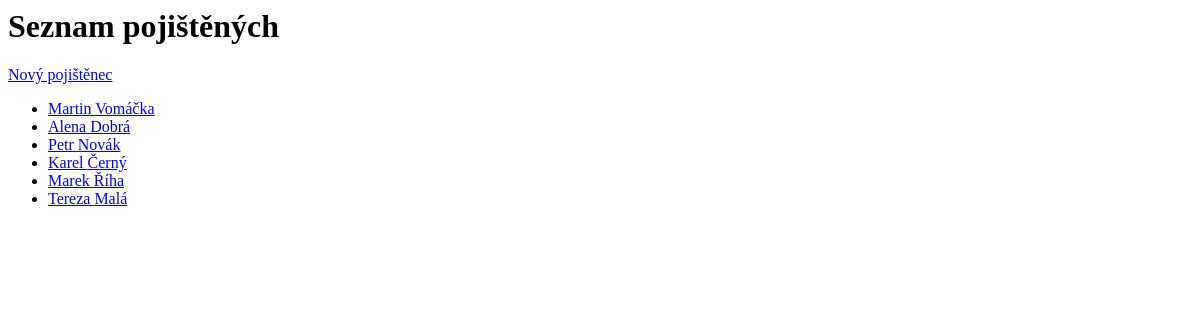
The app's page /pojisteni/, older data.
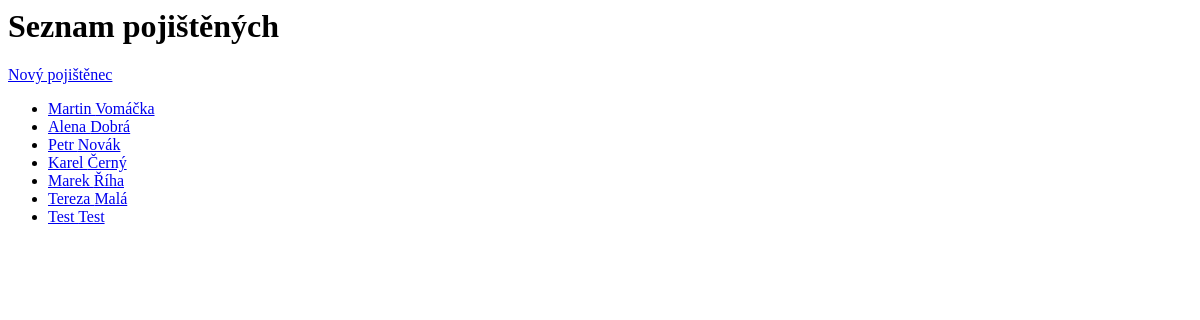
The same page, newer data.
### pojisteni/models.py (models this page shows, shortened)
class Pojisteny(models.Model):
    jmeno = models.CharField(max_length=100)
    prijmeni = models.CharField(max_length=100)
    email = models.EmailField()
    cislo_popisne = models.CharField(max_length=10)
    telefon = models.CharField(max_length=20)
    ulice = models.CharField(max_length=100)
    psc = models.CharField(max_length=10)
    mesto = models.CharField(max_length=100)

### pojisteni/views.py (the view)
# urls.py: path('', views.seznam_pojistenych, name='seznam_pojistenych'),
def seznam_pojistenych(request):
    pojisteni = Pojisteny.objects.all()
    return render(request, 'seznam_pojistenych.html', {'pojisteni': pojisteni})

### pojisteni/templates/seznam_pojistenych.html
{% block content %}
    <h1>Seznam pojištěných</h1>
    <a href="{% url 'novy_pojisteny' %}" class="btn btn-primary">Nový pojištěnec</a>
    <ul>
    {% for pojisteny in pojisteni %}
        <li><a href="{% url 'detail_pojisteneho' pojisteny.pk %}">{{ pojisteny.jmeno }} {{ pojisteny.prijmeni }}</a></li>
    {% endfor %}
    </ul>
{% endblock %}

Row changes from the older to the newer data that the page shows:
added Pojisteny: jmeno "Test", prijmeni "Test"
